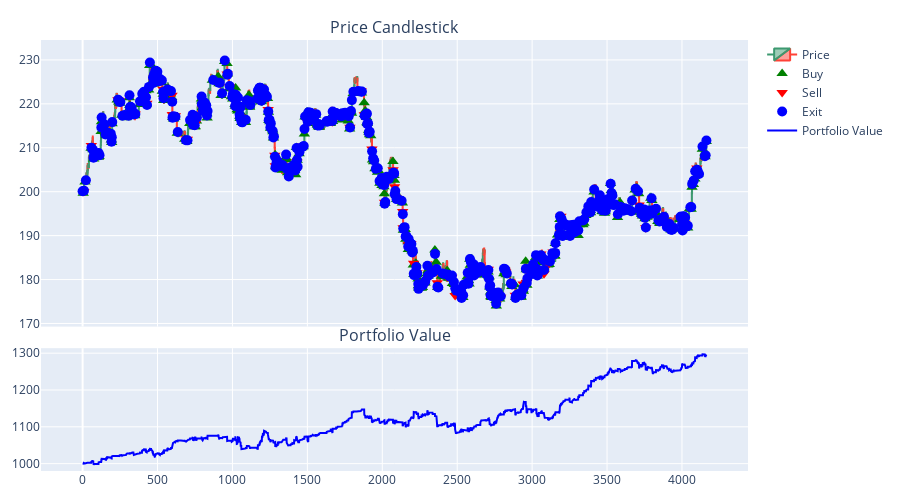

The code cell stored with this chart in its notebook:
### Code cell
buy_df_qlearning, sell_df_qlearning, exit_df_qlearning = extract_signals(historical_info_df)
fig_qlearning = build_fig(
    historical_info_df,
    buy_df_qlearning,
    sell_df_qlearning,
    exit_df_qlearning
)
fig_qlearning.show()

### Figure 1 — Plotly figure (JSON) as saved in the notebook; plotly's stock layout.template omitted (floating-point values rounded to 4 significant figures; data arrays with more than 128 entries replaced by an {"elided": "..."} marker saying what was removed)
{"data": [{"close": {"elided": "4166 float values"}, "high": {"elided": "4166 float values"}, "low": {"elided": "4166 float values"}, "name": "Price", "open": {"elided": "4166 float values"}, "type": "candlestick", "x": {"elided": "4166 int values"}, "xaxis": "x", "yaxis": "y"}, {"marker": {"color": "green", "size": 10, "symbol": "triangle-up"}, "mode": "markers", "name": "Buy", "type": "scatter", "x": {"elided": "439 int values"}, "xaxis": "x", "y": {"elided": "439 float values"}, "yaxis": "y"}, {"marker": {"color": "red", "size": 10, "symbol": "triangle-down"}, "mode": "markers", "name": "Sell", "type": "scatter", "x": [8, 58, 236, 245, 292, 351, 429, 475, 536, 597, 599, 604, 619, 699, 747, 753, 802, 965, 980, 1054, 1060, 1238, 1283, 1286, 1362, 1430, 1446, 1466, 1501, 1537, 1666, 1751, 1762, 1784, 1859, 1880, 1931, 2012, 2015, 2072, 2082, 2136, 2139, 2172, 2185, 2191, 2209, 2232, 2367, 2434, 2464, 2486, 2580, 2707, 2751, 2757, 2790, 2888, 2925, 2940, 2963, 3029, 3058, 3079, 3107, 3140, 3192, 3201, 3221, 3267, 3424, 3444, 3484, 3515, 3714, 3758, 3768, 3775, 3800, 3876, 3898, 4000, 4020, 4099], "xaxis": "x", "y": [200.0, 210.5, 220.9, 220.7, 217.6, 217.7, 220.1, 225.0, 223.3, 222.0, 217.6, 217.3, 217.3, 212.0, 215.5, 215.5, 219.0, 226.8, 223.9, 217.0, 216.0, 218.7, 208.3, 205.9, 205.0, 206.9, 209.4, 210.4, 215.9, 216.4, 215.9, 218.1, 217.9, 214.7, 223.0, 217.5, 209.7, 201.7, 197.6, 205.0, 201.1, 195.5, 191.8, 187.9, 188.1, 188.2, 183.7, 181.5, 179.3, 180.6, 180.5, 176.4, 180.6, 182.4, 176.5, 176.8, 176.0, 176.4, 176.7, 179.0, 179.3, 182.3, 185.8, 181.3, 183.4, 186.3, 194.4, 190.4, 192.7, 192.6, 197.6, 196.9, 195.8, 198.0, 197.0, 191.8, 194.8, 195.2, 196.0, 193.2, 192.0, 194.2, 192.8, 205.4], "yaxis": "y"}, {"marker": {"color": "blue", "size": 10, "symbol": "circle"}, "mode": "markers", "name": "Exit", "type": "scatter", "x": {"elided": "443 int values"}, "xaxis": "x", "y": {"elided": "443 float values"}, "yaxis": "y"}, {"line": {"color": "blue"}, "mode": "lines", "name": "Portfolio Value", "type": "scatter", "x": {"elided": "4166 int values"}, "xaxis": "x2", "y": {"elided": "4166 float values"}, "yaxis": "y2"}], "layout": {"annotations": [{"font": {"size": 16}, "showarrow": false, "text": "Price Candlestick", "x": 0.5, "xanchor": "center", "xref": "paper", "y": 1.0, "yanchor": "bottom", "yref": "paper"}, {"font": {"size": 16}, "showarrow": false, "text": "Portfolio Value", "x": 0.5, "xanchor": "center", "xref": "paper", "y": 0.285, "yanchor": "bottom", "yref": "paper"}], "height": 500, "margin": {"b": 20, "l": 40, "r": 20, "t": 40}, "xaxis": {"anchor": "y", "domain": [0, 1], "matches": "x2", "rangeslider": {"visible": false}, "showticklabels": false}, "xaxis2": {"anchor": "y2", "domain": [0, 1], "rangeslider": {"visible": false}}, "yaxis": {"anchor": "x", "domain": [0.335, 1.0]}, "yaxis2": {"anchor": "x2", "domain": [0, 0.285]}}}
